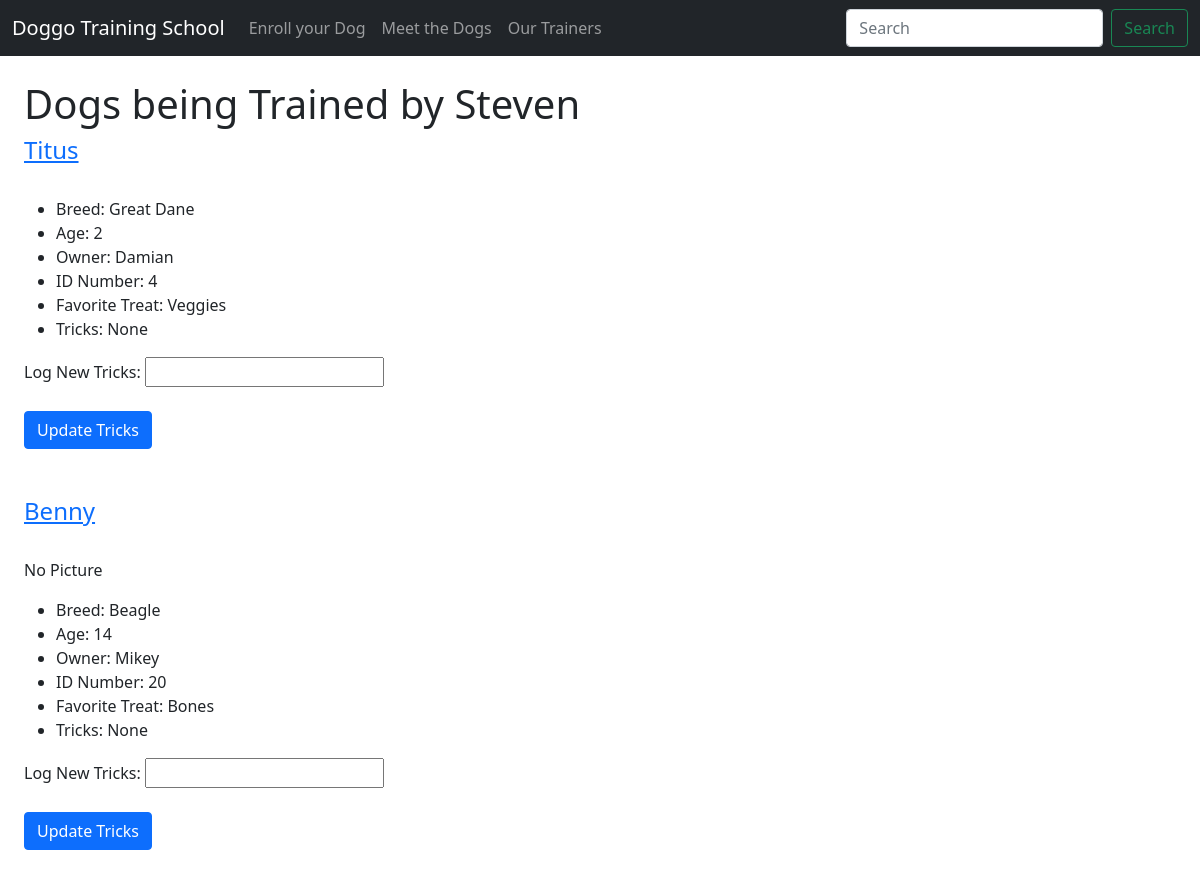
The app's page /trainer_profile/Steven, older data.
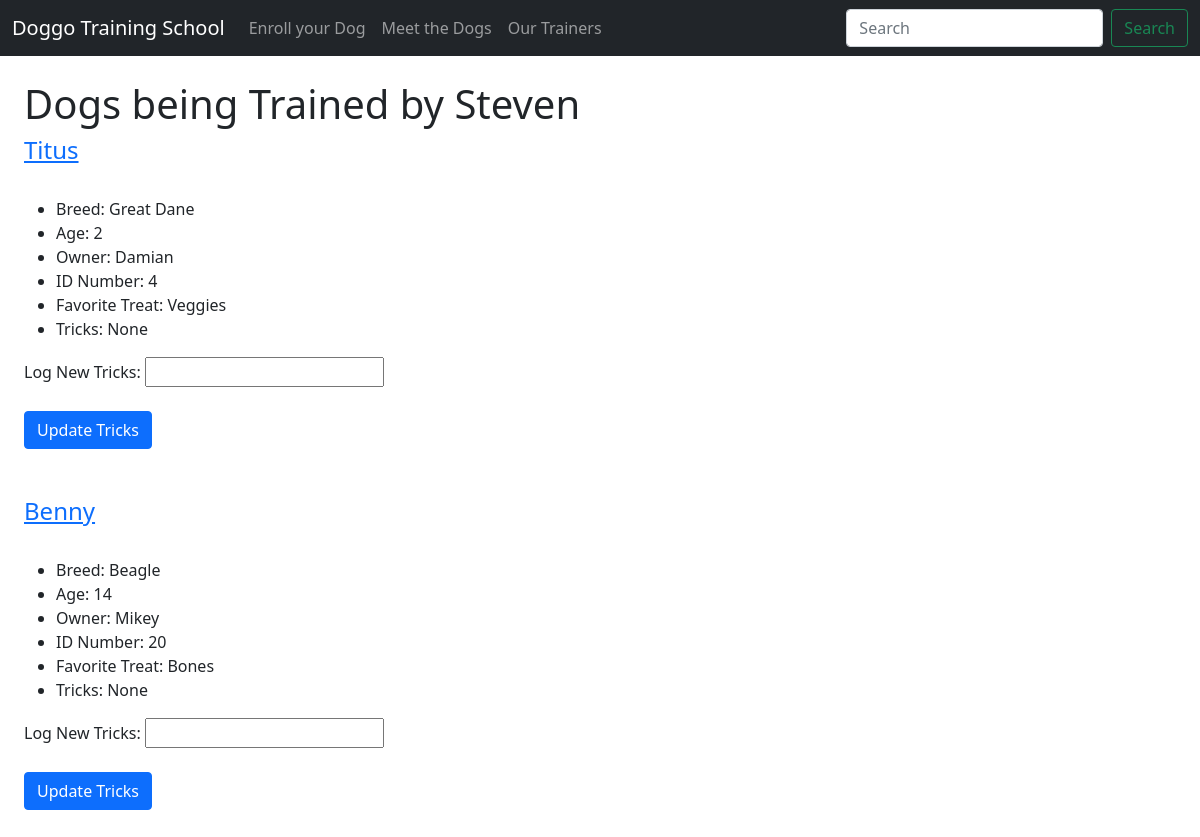
The same page, newer data.
### tables this page shows
CREATE TABLE "dogs" (
	"id"	INTEGER NOT NULL UNIQUE,
	"name"	TEXT NOT NULL,
	"breed"	TEXT,
	"age"	INTEGER,
	"owner"	NUMERIC NOT NULL,
	"treats"	BLOB,
	"trainer"	BLOB,
	"pic"	TEXT,
	"tricks"	TEXT,
	"medical"	TEXT,
	PRIMARY KEY("id" AUTOINCREMENT)
);

### app.py (the view)
@app.route('/trainer_profile/<string:trainer>')
def trainer_profile(trainer):
    dogs = show_trainers_dogs(trainer)
    return render_template('trainer_profile.html', dogs=dogs, trainer=trainer)

### dog_data.py (called while the page is built)
def connect_db(path):
    conn = sqlite3.connect(path)
    conn.row_factory = sqlite3.Row
    return (conn, conn.cursor())

def show_trainers_dogs(trainer_name):
    conn, cur = connect_db(db_path)
    query = 'SELECT * FROM dogs WHERE trainer=?'
    result = cur.execute(query, (trainer_name,)).fetchall()
    conn.close()
    return result

### templates/trainer_profile.html (shortened to what this page needs)
{% extends 'base.html' %}
{% block content %}
<h1>Dogs being Trained by {{ trainer }}</h1>
{% for dog in dogs %}
  <h4><a href="{{ url_for('dog_profile', dog_id=dog.id) }}">{{ dog.name }}</a></h4>
  {% if dog.pic %}
  <img src="{{ dog.pic }}" alt="">
  {% else %}
  <br><p>No Picture</p>
  {% endif %}
  <ul>
    {% if dog.breed %}
    <li>Breed: {{ dog.breed }}</li>
    {% else %}
    <li>No breed info available</li>
    {% endif %}
    <li>Age: {{ dog.age }}</li>
    <li>Owner: {{ dog.owner }}</li>
    <li>ID Number: {{ dog.id }}</li>
    <li>Favorite Treat: {{ dog.treats }}</li>
    <li>Tricks: {{ dog.tricks }}</li>
  </ul>
<form action="{{ url_for('update_tricks', dog_id=dog.id) }}" method="post">
  <label for="d_tricks">Log New Tricks:</label>
  <input type="text" name="dog_tricks" id="d_tricks"><br><br>
  <input class="btn btn-primary" type="submit" value="Update Tricks" name="action">
</form>
<br><br>
{% endfor %}
{% endblock %}

### templates/base.html (shortened to what this page needs)
<!DOCTYPE html>
<html lang="en">
<head>
  <link href="https://cdn.jsdelivr.net/npm/bootstrap@5.0.1/dist/css/bootstrap.min.css" rel="stylesheet">
</head>
<body>
{% include 'nav.html' %}
<div class="m-4">
  {% block content %}
  {% endblock %}
</div>
</body>
</html>

### templates/nav.html (shortened to what this page needs)
<nav class="navbar navbar-expand-md navbar-dark bg-dark">
  <div class="container-fluid">
    <a class="navbar-brand" href="{{ url_for('index') }}">Doggo Training School</a>
    <div class="collapse navbar-collapse" id="navbarSupportedContent">
      <ul class="navbar-nav me-auto mb-2 mb-lg-0">
        <li class="nav-item">
          <a class="nav-link" href="{{ url_for('enroll') }}">Enroll your Dog</a>
        </li>
        <li>
          <a class="nav-link" href="{{ url_for('dogs') }}">Meet the Dogs</a>
        </li>
        <li>
          <a class="nav-link" href="{{ url_for('trainers') }}">Our Trainers</a>
        </li>
      </ul>
      <form class="d-flex">
        <input class="form-control me-2" type="search" placeholder="Search" aria-label="Search">
        <button class="btn btn-outline-success" type="submit">Search</button>
      </form>
    </div>
  </div>
</nav>

Row changes from the older to the newer data that the page shows:
changed dogs "Benny": no longer shows "No Picture"
